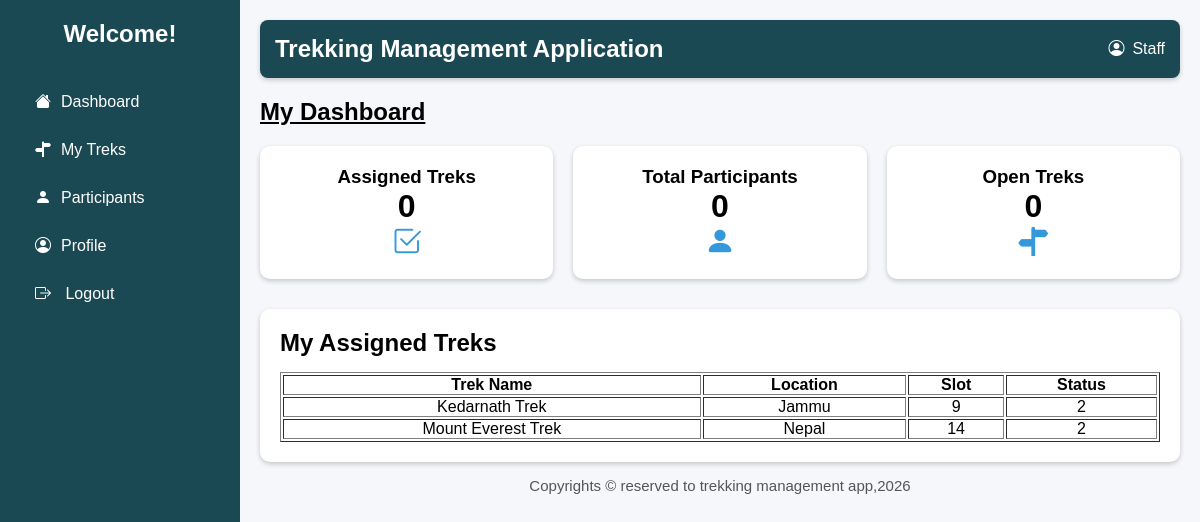
/staff_dashboard, run on the app's committed database.
### models.py (models this page shows)
class TrekDetails(db.Model):
    __tablename__='trek_details'
    trek_id=db.Column(db.Integer,primary_key=True,autoincrement=True)
    staff_id=db.Column(db.Integer,db.ForeignKey('trek_staff.staff_id'))
    trek_name=db.Column(db.String(100),nullable=False)
    location=db.Column(db.String(50),nullable=False)
    difficulty=db.Column(db.Integer,nullable=False) #0:'Easy',1:'Moderate',2:'Hard'
    duration_days=db.Column(db.Integer,nullable=False)
    available_slots=db.Column(db.Integer,nullable=False)
    start_date=db.Column(db.Date,nullable=False)
    end_date=db.Column(db.Date,nullable=False)
    status=db.Column(db.Integer,nullable=False) #0:Pending,1:Approved,2:Open,3:Closed,4:Completed
    description=db.Column(db.String)

### app.py (the view)
@app.route("/staff_dashboard")
def staff_dash():
    trek=TrekDetails.query.all()
    current_staff_id = session.get('staff_id')
    assigned_count=db.session.query(TrekDetails).filter_by(staff_id=current_staff_id).count()
    total_participants = db.session.query(func.count(BookingDetails.booking_id))\
        .join(TrekDetails, BookingDetails.trek_id == TrekDetails.trek_id)\
        .filter(TrekDetails.staff_id == current_staff_id)\
        .scalar() or 0
    open_treks_count = db.session.query(TrekDetails)\
        .filter(TrekDetails.staff_id == current_staff_id, TrekDetails.status == 1)\
        .count()
    return render_template("staff_dashboard.html",treks=trek,task_count=assigned_count,total_participants=total_participants,open_treks_count=open_treks_count)

### templates/staff_dashboard.html (shortened to what this page needs)
<!DOCTYPE html>
<html lang="en">
<head>
    <link rel="stylesheet" href="../static/main.css">
    <link rel="stylesheet" href="https://cdn.jsdelivr.net/npm/bootstrap-icons@1.11.3/font/bootstrap-icons.min.css">
</head>
<body>
    <div class="container">
        <div class="sidebar">
            <h2>Welcome!</h2>
            <ul>
                <li><a href="{{url_for('staff_dash')}}"><i class="bi bi-house-fill"></i>Dashboard</a></li>
                <li><a href="{{url_for('staff_modify_trek')}}"><i class="bi bi-signpost-split-fill"></i>My Treks</a></li>
                <li><a href="{{url_for('staff_participants')}}"><i class="bi bi-person-fill"></i>Participants</a></li>
                <li><a href="{{url_for('staff_profile')}}"><i class="bi bi-person-circle"></i>Profile</a></li>
                <li><a href="{{url_for('signin')}}"><i class="bi bi-box-arrow-right"></i> Logout</a></li>
            </ul>
        </div>
        <div class="main">
            <header>
                <h2>Trekking Management Application</h2>
                <div class="admin">
                    <i class="bi bi-person-circle"></i>
                    <span>Staff</span>
                </div>
            </header>
            <h2 class="title"><u>My Dashboard</u></h2>
            <div class="cards">
                <div class="card">
                    <h3>Assigned Treks</h3>
                    <h1>{{task_count}}</h1>
                    <i class="bi bi-check2-square"></i>
                </div>
                <div class="card">
                    <h3>Total Participants</h3>
                    <h1>{{total_participants}}</h1>
                    <i class="bi bi-person-fill"></i>
                </div>
                <div class="card">
                    <h3>Open Treks</h3>
                    <h1>{{open_treks_count}}</h1>
                    <i class="bi bi-signpost-split-fill"></i>
                </div>
            </div>
            <div class="table-box">
                <h2>My Assigned Treks</h2>
                <table border="1">
                    <tr>
                        <th>Trek Name</th>
                        <th>Location</th>
                        <th>Slot</th>
                        <th>Status</th>
                    </tr>
                    {% for trek in treks %}
                    <tr>
                        <td>{{trek.trek_name}}</td>
                        <td>{{trek.location}}</td>
                        <td>{{trek.available_slots}}</td>
                        <td>{{trek.status}}</td>
                    </tr>
                    {% endfor %}
                </table>
            </div>
            <footer>
                Copyrights &copy; reserved to trekking management app,2026
            </footer>
        </div>
    </div>
</body>
</html>

### static/main.css (style rules this page uses)
html,body { height: 100%; margin: 0; background:#f4f4f4; }
* { margin:0; padding:0; box-sizing:border-box; font-family:Arial, sans-serif; }
header { background:#1B4953; color: white; padding:15px; border-radius:8px; box-shadow:0 2px 5px rgba(0,0,0,.2); justify-content: space-between; display: flex; }
.admin { display: flex; align-items: center; gap: 8px; }
footer { bottom: 0; left: 0; width: 100%; text-align:center; font-size:15px; color:#555; padding: 15px; }
.container { display:flex; }
.sidebar { width:240px; background:#1B4953; color:white; min-height:100vh; padding:20px; }
.sidebar h2 { text-align:center; margin-bottom:30px; }
.sidebar ul { list-style:none; }
.sidebar ul li { padding:15px; cursor:pointer; border-radius:5px; }
.sidebar i { margin-right:10px; }
.main { flex:1; padding:20px; }
.title { text-align:left; margin:20px 0; }
.cards { display:grid; grid-template-columns:repeat(auto-fit,minmax(220px,1fr)); gap:20px; }
.card { background:white; padding:20px; border-radius:10px; text-align:center; box-shadow:0 2px 5px rgba(0,0,0,.2); }
.card i { font-size:30px; color:#3498db; margin-top:10px; }
.table-box { margin-top:30px; background:white; padding:20px; border-radius:10px; box-shadow:0 2px 5px rgba(0,0,0,.2); }
.table-box table { width:100%; margin-top:15px; }
table th { text-align: center; }
table td { text-align: center; }
li a { color: white; }
a { text-decoration: none; }
body { background-color: #f5f7fa; }

### data on the page
TrekDetails: trek_name "Kedarnath Trek", location "Jammu", available_slots "9", status "2"
TrekDetails: trek_name "Mount Everest Trek", location "Nepal", available_slots "14", status "2"

### other printed values
{{ task_count }} "0"
{{ total_participants }} "0"
{{ open_treks_count }} "0"
